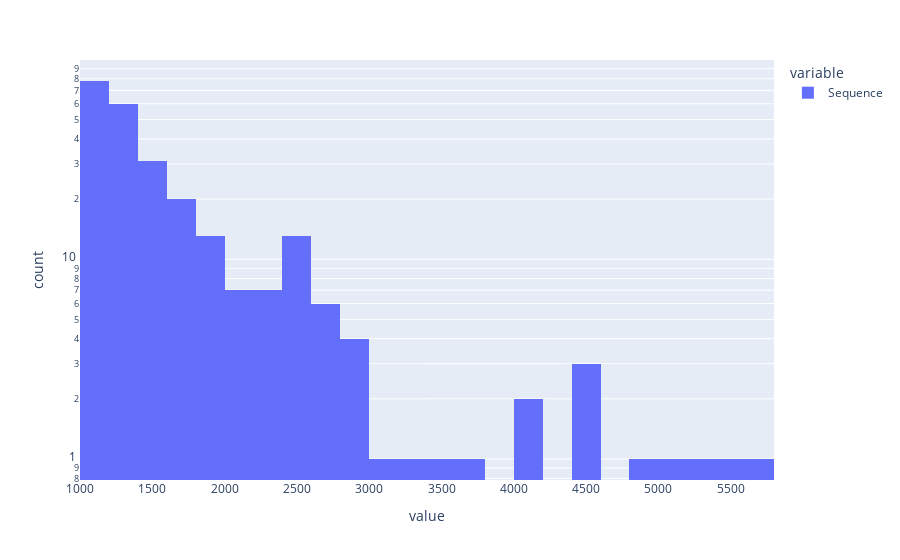

Notebook code for this chart:
### Code cell
import plotly.express as px
# Plot the histogram of sequence lengths
# These are the lncRNA sequences we can use to model
df = pd.read_csv('zero_embedding_sequences.csv')
sequence = df['Sequence'].dropna()
len(sequence[7])
px.histogram(sequence.map(len), log_y=True)

### Figure 1 — Plotly figure (JSON) as saved in the notebook; plotly's stock layout.template omitted (floating-point values rounded to 4 significant figures; data arrays with more than 128 entries replaced by an {"elided": "..."} marker saying what was removed)
{"data": [{"alignmentgroup": "True", "bingroup": "x", "hovertemplate": "variable=Sequence<br>value=%{x}<br>count=%{y}<extra></extra>", "legendgroup": "Sequence", "marker": {"color": "#636efa", "pattern": {"shape": ""}}, "name": "Sequence", "offsetgroup": "Sequence", "orientation": "v", "showlegend": true, "type": "histogram", "x": {"elided": "253 int values"}, "xaxis": "x", "yaxis": "y"}], "layout": {"barmode": "relative", "legend": {"title": {"text": "variable"}, "tracegroupgap": 0}, "margin": {"t": 60}, "xaxis": {"anchor": "y", "domain": [0, 1], "title": {"text": "value"}}, "yaxis": {"anchor": "x", "domain": [0, 1], "title": {"text": "count"}, "type": "log"}}}
